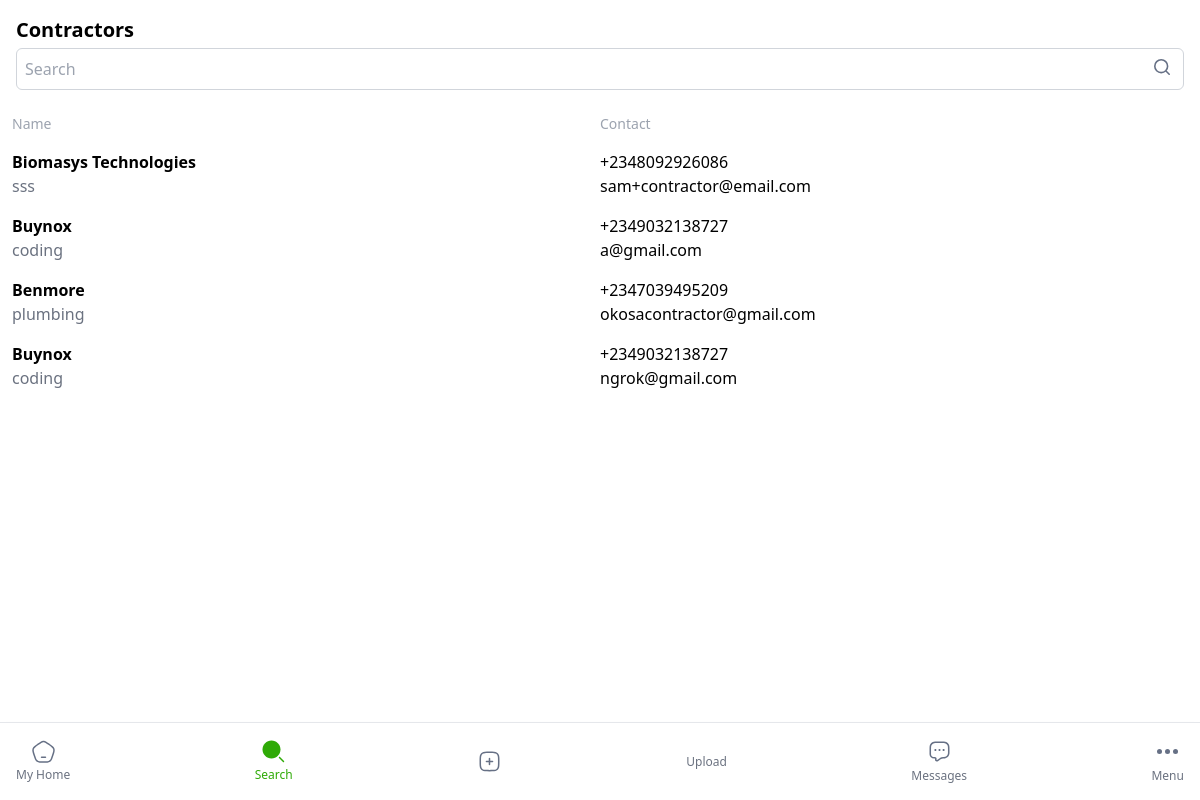
The page /profiles/search-view/ (signed in) on the database as committed earlier.
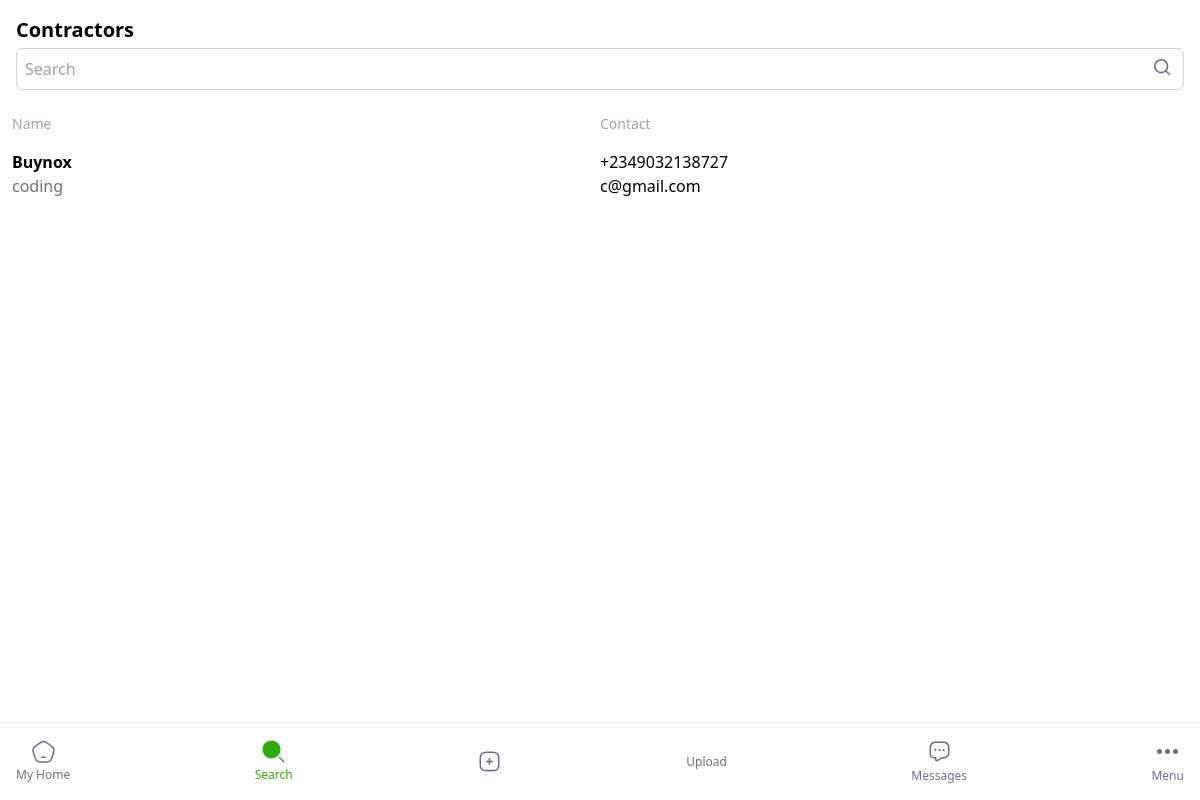
The same page on the database as committed later.
### profiles/models.py (models this page shows)
class ContractorProfile(models.Model):
    user = models.OneToOneField(User, on_delete=models.CASCADE, related_name = 'contractor_profile')
    company_name = models.CharField(max_length = 255)
    registration_number = models.CharField(max_length = 225)
    specialization = models.CharField(max_length = 225, null = True, blank = True)
    company_address = AddressField(null =True)
    website = models.URLField(max_length=255, null=True)
    city = models.CharField(max_length = 50)
    media_paths = GenericRelation("main.Media")
    image = models.ImageField(upload_to=image_upload_location, null=True)
    def __str__(self):
        return self.user.email

### accounts/models.py (models this page shows, shortened)
class User(AbstractUser):
    phone_number = PhoneNumberField(null=False, blank=False)
    user_type = models.CharField(max_length = 3, choices = USER_TYPE_CHOICES)
    date_joined = models.DateTimeField(auto_now_add=True)
    slug = models.SlugField(
        blank=True,
        null=True,
        unique=True,
        max_length=100,
        allow_unicode=True)

### profiles/views.py (the view, shortened to what this page needs)
# urls.py: path('search-view/', views.search_view, name="search_contractor"),
@login_required
def search_view(request):
    query = request.GET.get('query')
    results = ContractorProfile.objects.all()
    print("results ==== ", results)
    context = {'results': results}
    return render(request, 'user/search_results.html', context)

### templates/user/search_results.html
{% extends "user/base.html" %} {% load static %} {% block content %}
<div class="w-full px-4  mt-4">
    <div class = "font-semibold text-xl">Contractors</div>
    <form  class="w-full text-center flex flex-col gap-4">
        <div class="w-full  relative">
            <input type="text" name="query" id="search" placeholder="Search" class="w-full p-2 text-gray-500 border border-gray-300 rounded-md focus:outline-none mt-1 focus:border-gray-500" />
            <div class="absolute right-3 top-0 h-full flex items-center justify-center items-center cursor-pointer">
                <button type = "submit">
                    <img src="{% static 'svgs/search.svg' %}" alt="" class="w-[20px] h-[20px]" />
                </button>
            </div>
        </div>
    </form>
</div>
{% if not results  %}
    <div class = "flex items-center justify-center text-gray-600 font-semibold mt-3">
        No results found
    </div>
{% else %}
    <div class="mx-3 mt-6">
        <div class = "grid grid-cols-2">
            <p class = "text-sm font-medium text-gray-400"> Name </p>
            <p class = "text-sm font-medium text-gray-400"> Contact </p>
        </div>
        {% for result in results %}
            <a href='{% url "profile:contractor_details" result.pk %}' class="w-full flex justify-between cursor-pointer grid grid-cols-2 mt-4">
                <div>
                    <p class = "font-semibold text-black">{{result.company_name}}</p>
                    <p class = "text-gray-500">{{result.specialization}}</p>
                </div>
                <div class="">
                    <p class = "font-medium">{{result.user.phone_number}}</p>
                    <p>{{result.user.email}}</p>
                </div>
            </a>
        {% endfor %}
    </div>
{% endif %}
{% endblock %}
{% block bottomNav %}
    {% if request.user.user_type == 'AG' %}
        {% include "user/bottom_nav_agent.html" %}
    {% elif request.user.user_type == 'CO' %}
        {% include "user/bottom_nav_contractor.html"%}
    {% else %}
        {% include "user/bottom_nav.html" %}
    {% endif %}
{% endblock bottomNav %}

Rows that differ between the two databases and show on the page:
removed ContractorProfile: company_name "Biomasys Technologies", specialization "sss", user.phone_number "+2348092926086", user.email "sam+contractor@email.com"
removed ContractorProfile: company_name "Buynox", specialization "coding", user.phone_number "+2349032138727", user.email "a@gmail.com"
removed ContractorProfile: company_name "Benmore", specialization "plumbing", user.phone_number "+2347039495209", user.email "okosacontractor@gmail.com"
removed ContractorProfile: company_name "Buynox", specialization "coding", user.phone_number "+2349032138727", user.email "ngrok@gmail.com"
added ContractorProfile: company_name "Buynox", specialization "coding", user.phone_number "+2349032138727", user.email "c@gmail.com"
